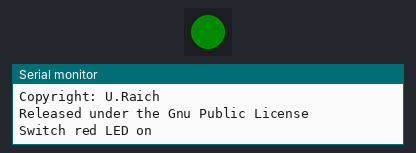
The sketch below on a simulated ESP8266 (NodeMCU). Parts: 1 RGB LEDs in strip order, left to right, the last lines printed to the serial monitor. Dim RGB values are drawn brighter than linear. At 30.0 s the program restarts the board; the recording ends there.

Above: at 0.5 s.
At 1.5 s:
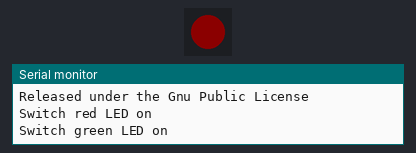
At 5.5 s:
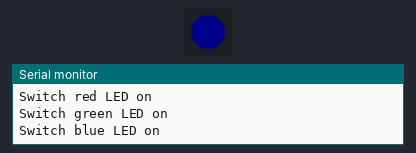
Timing chart, 0 to 6.9 s (numbered marks = the images above):
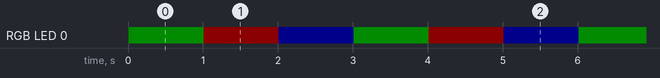

Measured:
- by itself, RGB LED 0: repeats every 3.0 s: RGB(12, 0, 0) 1.0 s, RGB(0, 0, 12) 1.0 s, RGB(0, 12, 0) 1.0 s
- by itself, everything shown: repeats every 3.0 s, in 3 steps

The sketch:

ws2812Sol.ino
```cpp
// A basic NeoPixel test program, controls a single ws2812b rgb LED
// U. Raich, 19.5.2019
// This program was written as a demo for the AIS conference 2019, Kampala, Uganda

#include <Adafruit_NeoPixel.h>
// pin on which the ws2812 is connected
#ifdef ESP8266
#define LED_PIN    4
#endif
#ifdef ESP32
#define LED_PIN   21
#endif

#define LED_COUNT 1

// Declare our NeoPixel strip object:
Adafruit_NeoPixel led(LED_COUNT, LED_PIN, NEO_GRB + NEO_KHZ800);
// Argument 1 = Number of pixels in NeoPixel strip
// Argument 2 = Arduino pin number (most are valid)
// Argument 3 = Pixel type flags, add together as needed:
//   NEO_KHZ800  800 KHz bitstream (most NeoPixel products w/WS2812 LEDs)
//   NEO_KHZ400  400 KHz (classic 'v1' (not v2) FLORA pixels, WS2811 drivers)
//   NEO_GRB     Pixels are wired for GRB bitstream (most NeoPixel products)
//   NEO_RGB     Pixels are wired for RGB bitstream (v1 FLORA pixels, not v2)
//   NEO_RGBW    Pixels are wired for RGBW bitstream (NeoPixel RGBW products)


// setup() function -- runs once at startup --------------------------------

void setup() {
  Serial.begin(115200);
  Serial.println("Testing the WS2812B rgb LED");
  Serial.println("Program written for the workshop on IoT at the");
  Serial.println("African Internet Summit 2019");
  Serial.println("Copyright: U.Raich");
  Serial.println("Released under the Gnu Public License");

  led.begin();           // INITIALIZE NeoPixel strip object (REQUIRED)
  led.show();            // Turn OFF all pixels ASAP
  led.setBrightness(50); // Set BRIGHTNESS to about 1/5 (max = 255)
}

void loop() {

  int i,j,k;
  for (i=0;i<10; i++) {
    Serial.println("Switch red LED on");
    led.setPixelColor(0,led.Color(0,64,0));
    led.show();
    delay(1000);

    Serial.println("Switch green LED on");
    led.setPixelColor(0,led.Color(64,0,0));
    led.show();
    delay(1000);

    Serial.println("Switch blue LED on");
    led.setPixelColor(0,led.Color(0,0,64));
    led.show();
    delay(1000);
  }
// switch LED off
  led.setPixelColor(0,led.Color(0,0,0));
  led.show();
  while (true) ;       // stop
}
```
